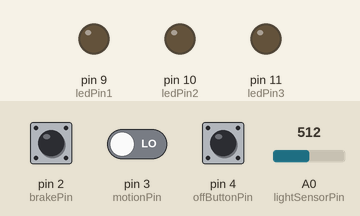
Simulated run of this sketch. Board: Arduino Uno, built with avr-gcc and run on an emulated ATmega328P. On the bench: output pins drawn as LEDs (lit = HIGH). Inputs (shaded band) come from the test bench; at power-on: pin 2 (brakePin) HIGH, pin 3 (motionPin) LOW, pin 4 (offButtonPin) HIGH, A0 (lightSensorPin) = 512.

Above: at 1.2 s.
1.3 s: pin 2 (brakePin) pulled LOW for 0.15 s
At 1.37 s:
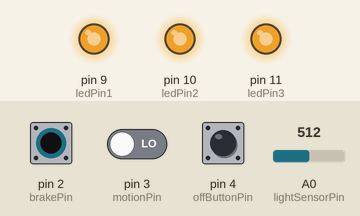
2.9 s: pin 2 (brakePin) pulled LOW for 3.2 s
At 7.2 s:
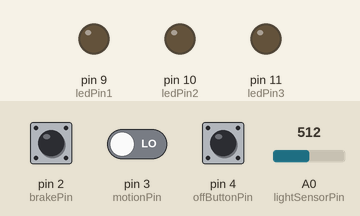
Timing chart, 0 to 8.7 s (numbered marks = the images above; inputs shaded):
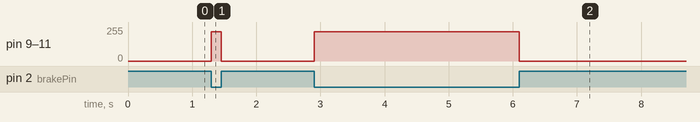

The sketch:

phase_3_of_sbbl_final_code_intelligent_lighting_management1.ino
```cpp
// SMART BICYCLE BRAKE LIGHT (SBBL)
// PHASE 1: BRAKE DETECTION
// PHASE 2: AUTOMATIC STATIONARY LIGHT AND MANUAL OFF OVERRIDE BUTTON
// PHASE 3: INTELLIGENT LIGHTING MANAGEMENT

const int brakePin = 2;
const int motionPin = 3;
const int offButtonPin = 4;

const int ledPin1 = 9;
const int ledPin2 = 10;
const int ledPin3 = 11;

const int lightSensorPin = A0;
// Identifies the analogue pin connected to the LDR

const int daylightThreshold = 620;
// This is the lowest boundary for the daylight range
/* Since it is the starting boundary for the daylight range,
it distinguishes daylight from the other lighting conditions.
Any reading below this boundary will fall under either dusk
or nighttime, while readings at or above this boundary
will fall under the daylight range */

const int nightThreshold = 270;
// This is the highest boundary for the nighttime range
/* Since it is the upper boundary for the nighttime range,
it distinguishes nighttime from the other lighting conditions.
Any reading above this boundary will fall under either dusk
or daylight, while readings at or below this boundary
will fall under the nighttime range */
// Dusk will fall between these two boundaries: 271 - 619

const int daylightBrightness = 180;
// Sets the LED brightness during daylight
const int duskBrightness = 218;
// Increases the LED brightness during dusk
const int nightBrightness = 255;
// Sets the highest controlled LED brightness during nighttime
/* This section introduce PWM (Pulse Width Modulation),
where we will use the 'analogWrite()' function to control the LED's brightness.
The three pins, 9, 10, and 11: support PWM on the Arduino */

bool brakingEventSeen = false;
// Records whether a braking event has occurred
// Initially, its value is 'false', meaning that the system has not detected a braking event

bool holdActive = false;
// Records whether the stationary hold is active

bool manualOff = false;
// Records whether the rider has manually switched off

int previousMotionState = HIGH;
// Stores the bicycles previous motion state:
// 'HIGH' means it is moving
// 'LOW' means it is is stationary

int previousOffButtonState = HIGH;
// Stores the previous manual OFF button state
// 'HIGH' means it is released
// 'LOW' means it is pressed
// It is this way because of the use of 'INPUT_PULLUP'

void setup()
{
  // Initialising braking as input
  pinMode(brakePin, INPUT_PULLUP);
  // Note: 'INPUT_PULLUP' enables the Arduino's internal pull-up resistor

  // Initialising motion as input
  pinMode(motionPin, INPUT);

  // Initialising the manual OFF button as input
  pinMode(offButtonPin, INPUT_PULLUP);

  // Intialising the LEDs as output
  pinMode(ledPin1, OUTPUT);
  pinMode(ledPin2, OUTPUT);
  pinMode(ledPin3, OUTPUT);

  // Reading the actual intial position of the motion switch
  previousMotionState = digitalRead(motionPin);
  // This records whether the bicycle initially starts in the moving (HIGH) or stationary (LOW) motion state
  // The stationary hold will only activate after the Arduino detects a HIGH-to-LOW transition
  // Provided a braking event was previously recorded

  // Reading the actual intial state of the manual OFF button
  previousOffButtonState = digitalRead(offButtonPin);
  // This records whether the manual OFF button is initially pressed or not
  // It allows the Arduino to detect a new button press by comparing the previous button state with its curerent state

}

void loop()
{
  // Reading the surrounding light level
  int lightLevel = analogRead(lightSensorPin);
  // Measures the voltage at A0 and stores the resulting light reading

  // Reading the inputs
  bool braking = (digitalRead(brakePin) == LOW);
  // Note: Since we used 'INPUT_PULLUP' for the brakePin:
  // 'LOW' means a pressed button, or in our case braking
  // 'HIGH' means a brake button is released, so no braking

  int motionState = digitalRead(motionPin);
  bool stopped = (motionState == LOW);

  int offButtonState = digitalRead(offButtonPin);

  // Identifying the surrounding light conditions
  int ledBrightness;

  // Setting the LED brightness based off the boundaries for daylight and nighttime
  // If the reading is 620 or above, the Arduino selects daylight brightness
  if (lightLevel >= daylightThreshold){
    ledBrightness = daylightBrightness;
  }
  //  If the reading is 270 or below, the Arduino selects nighttime brightness
  else if (lightLevel <= nightThreshold){
    ledBrightness = nightBrightness;
  }
  // If neither condition is met, the Arduino selects dusk brightness
  // Since it is the remaining values between the nighttime highest boundary and daylight lowest boundary
  else {
    ledBrightness = duskBrightness;
  }

  // Detecting the bicycles transition from moving to stopping
  bool justStopped = (previousMotionState == HIGH && motionState == LOW);

  // Detecting the bicycles transition from stationary to moving
  bool justStartedMoving = (previousMotionState == LOW && motionState == HIGH);

  // Detecting a new press of the manual OFF button
  bool offButtonJustPressed = (previousOffButtonState == HIGH && offButtonState == LOW);

  // Resetting the system when movement resumes
  // When the bicycle transitions from stationary (LOW) to moving (HIGH), the Arduino resets the stationary lighting system
  if (justStartedMoving){
    holdActive = false;
    // Cancels the stationary light display
    manualOff = false;
    // Clears the manual OFF override so the system is ready for the next stop
    brakingEventSeen = false;
    // Clears the previous braking event so that a new one can be detected during the continuation of the ride
  }

  // Recording a braking event
  if (braking){
    brakingEventSeen = true;
  }

  // Starting the stationary hold after braking
  // It is started when the simulated 'bicycle' becomes stationary
  if (justStopped && brakingEventSeen){
    holdActive = true;
  }

  // Overiding the manual OFF button
  // When the bike is stationary (stopped) and the OFF button is pressed, the Arduino activates the manual OFF override
  if (stopped && offButtonJustPressed){
    manualOff = true;
  }

  // Determining whether the brake lights should be ON or OFF
  bool lightOn = !manualOff && (braking || (stopped && holdActive));
  // The LEDs illuminate when braking or when the stationary hold is active
  // However, the manual OFF override takes priority and keeps the LEDs switched OFF

  // Controlling the LED brightness
  if (lightOn){
    analogWrite(ledPin1, ledBrightness);
    analogWrite(ledPin2, ledBrightness);
    analogWrite(ledPin3, ledBrightness);
  }
  // If the light is on, then the LEDs will use the brightness selected according to the LDR reading from A0

  else{
    analogWrite(ledPin1, 0);
    analogWrite(ledPin2, 0);
    analogWrite(ledPin3, 0);
  }
  // If the brake lights should be OFF, all three LEDs receive a brightness value of zero
  /* In this section, 'analogWrite()' is used instead of 'digitalWrite()'.
  'analogWrite()' uses PWM (Pulse Width Modulation) to control the
  LED brightness using values between 0 and 255.
  The selected brightness depends on the surrounding light detected by the LDR.

  'DigitalWrite()', on the other hand, simply switches the LEDs ON or OFF
  using 'HIGH' and 'LOW' respectively */

  previousMotionState = motionState;
  // Note: This updates the previous motion state as the current motion state for the next loop

  previousOffButtonState = offButtonState;
  // Note: This updates the previous manual OFF button state as the current state for the next loop
}
```

Measured:
- after the input at 1.3 s, pin 9 (ledPin1), pin 10 (ledPin2), pin 11 (ledPin3): 0/255 → 218/255 at once, → 0/255 0.15 s later
- after the input at 2.9 s, pin 9 (ledPin1), pin 10 (ledPin2), pin 11 (ledPin3): 0/255 → 218/255 at once, → 0/255 3.2 s later
